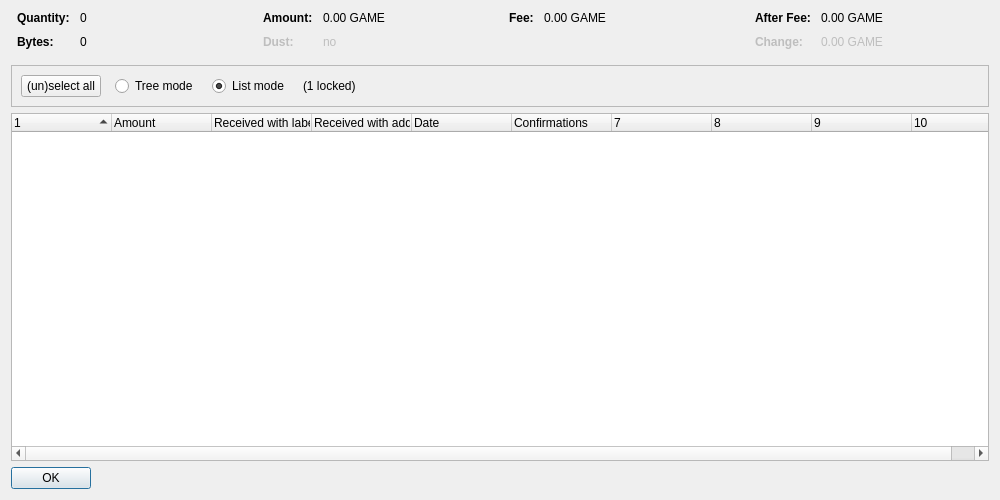
<?xml version="1.0" encoding="UTF-8"?>
<ui version="4.0">
 <class>CoinControlDialog</class>
 <widget class="QDialog" name="CoinControlDialog">
  <property name="geometry">
   <rect>
    <x>0</x>
    <y>0</y>
    <width>1000</width>
    <height>500</height>
   </rect>
  </property>
  <property name="windowTitle">
   <string>Coin Selection</string>
  </property>
  <layout class="QVBoxLayout" name="verticalLayout">
   <item>
    <layout class="QHBoxLayout" name="horizontalLayoutTop" stretch="0,0,0,0">
     <property name="topMargin">
      <number>0</number>
     </property>
     <property name="bottomMargin">
      <number>10</number>
     </property>
     <item>
      <layout class="QFormLayout" name="formLayoutCoinControl1">
       <property name="horizontalSpacing">
        <number>10</number>
       </property>
       <property name="verticalSpacing">
        <number>10</number>
       </property>
       <property name="leftMargin">
        <number>6</number>
       </property>
       <property name="rightMargin">
        <number>6</number>
       </property>
       <item row="0" column="0">
        <widget class="QLabel" name="labelCoinControlQuantityText">
         <property name="font">
          <font>
           <weight>75</weight>
           <bold>true</bold>
          </font>
         </property>
         <property name="text">
          <string>Quantity:</string>
         </property>
        </widget>
       </item>
       <item row="0" column="1">
        <widget class="QLabel" name="labelCoinControlQuantity">
         <property name="cursor">
          <cursorShape>IBeamCursor</cursorShape>
         </property>
         <property name="contextMenuPolicy">
          <enum>Qt::ActionsContextMenu</enum>
         </property>
         <property name="text">
          <string notr="true">0</string>
         </property>
         <property name="textInteractionFlags">
          <set>Qt::LinksAccessibleByMouse|Qt::TextSelectableByKeyboard|Qt::TextSelectableByMouse</set>
         </property>
        </widget>
       </item>
       <item row="1" column="0">
        <widget class="QLabel" name="labelCoinControlBytesText">
         <property name="font">
          <font>
           <weight>75</weight>
           <bold>true</bold>
          </font>
         </property>
         <property name="text">
          <string>Bytes:</string>
         </property>
        </widget>
       </item>
       <item row="1" column="1">
        <widget class="QLabel" name="labelCoinControlBytes">
         <property name="cursor">
          <cursorShape>IBeamCursor</cursorShape>
         </property>
         <property name="contextMenuPolicy">
          <enum>Qt::ActionsContextMenu</enum>
         </property>
         <property name="text">
          <string notr="true">0</string>
         </property>
         <property name="textInteractionFlags">
          <set>Qt::LinksAccessibleByMouse|Qt::TextSelectableByKeyboard|Qt::TextSelectableByMouse</set>
         </property>
        </widget>
       </item>
      </layout>
     </item>
     <item>
      <layout class="QFormLayout" name="formLayoutCoinControl2">
       <property name="horizontalSpacing">
        <number>10</number>
       </property>
       <property name="verticalSpacing">
        <number>10</number>
       </property>
       <property name="leftMargin">
        <number>6</number>
       </property>
       <property name="rightMargin">
        <number>6</number>
       </property>
       <item row="0" column="0">
        <widget class="QLabel" name="labelCoinControlAmountText">
         <property name="font">
          <font>
           <weight>75</weight>
           <bold>true</bold>
          </font>
         </property>
         <property name="text">
          <string>Amount:</string>
         </property>
        </widget>
       </item>
       <item row="0" column="1">
        <widget class="QLabel" name="labelCoinControlAmount">
         <property name="cursor">
          <cursorShape>IBeamCursor</cursorShape>
         </property>
         <property name="contextMenuPolicy">
          <enum>Qt::ActionsContextMenu</enum>
         </property>
         <property name="text">
          <string notr="true">0.00 GAME</string>
         </property>
         <property name="textInteractionFlags">
          <set>Qt::LinksAccessibleByMouse|Qt::TextSelectableByKeyboard|Qt::TextSelectableByMouse</set>
         </property>
        </widget>
       </item>
       <item row="1" column="0">
        <widget class="QLabel" name="labelCoinControlLowOutputText">
         <property name="enabled">
          <bool>false</bool>
         </property>
         <property name="font">
          <font>
           <weight>75</weight>
           <bold>true</bold>
          </font>
         </property>
         <property name="text">
          <string>Dust:</string>
         </property>
        </widget>
       </item>
       <item row="1" column="1">
        <widget class="QLabel" name="labelCoinControlLowOutput">
         <property name="enabled">
          <bool>false</bool>
         </property>
         <property name="cursor">
          <cursorShape>IBeamCursor</cursorShape>
         </property>
         <property name="contextMenuPolicy">
          <enum>Qt::ActionsContextMenu</enum>
         </property>
         <property name="text">
          <string notr="true">no</string>
         </property>
         <property name="textInteractionFlags">
          <set>Qt::LinksAccessibleByMouse|Qt::TextSelectableByKeyboard|Qt::TextSelectableByMouse</set>
         </property>
        </widget>
       </item>
      </layout>
     </item>
     <item>
      <layout class="QFormLayout" name="formLayoutCoinControl3">
       <property name="horizontalSpacing">
        <number>10</number>
       </property>
       <property name="verticalSpacing">
        <number>10</number>
       </property>
       <property name="leftMargin">
        <number>6</number>
       </property>
       <property name="rightMargin">
        <number>6</number>
       </property>
       <item row="0" column="0">
        <widget class="QLabel" name="labelCoinControlFeeText">
         <property name="font">
          <font>
           <weight>75</weight>
           <bold>true</bold>
          </font>
         </property>
         <property name="text">
          <string>Fee:</string>
         </property>
        </widget>
       </item>
       <item row="0" column="1">
        <widget class="QLabel" name="labelCoinControlFee">
         <property name="cursor">
          <cursorShape>IBeamCursor</cursorShape>
         </property>
         <property name="contextMenuPolicy">
          <enum>Qt::ActionsContextMenu</enum>
         </property>
         <property name="text">
          <string notr="true">0.00 GAME</string>
         </property>
         <property name="textInteractionFlags">
          <set>Qt::LinksAccessibleByMouse|Qt::TextSelectableByKeyboard|Qt::TextSelectableByMouse</set>
         </property>
        </widget>
       </item>
      </layout>
     </item>
     <item>
      <layout class="QFormLayout" name="formLayoutCoinControl4">
       <property name="horizontalSpacing">
        <number>10</number>
       </property>
       <property name="verticalSpacing">
        <number>10</number>
       </property>
       <property name="leftMargin">
        <number>6</number>
       </property>
       <property name="rightMargin">
        <number>6</number>
       </property>
       <item row="0" column="0">
        <widget class="QLabel" name="labelCoinControlAfterFeeText">
         <property name="font">
          <font>
           <weight>75</weight>
           <bold>true</bold>
          </font>
         </property>
         <property name="text">
          <string>After Fee:</string>
         </property>
        </widget>
       </item>
       <item row="0" column="1">
        <widget class="QLabel" name="labelCoinControlAfterFee">
         <property name="cursor">
          <cursorShape>IBeamCursor</cursorShape>
         </property>
         <property name="contextMenuPolicy">
          <enum>Qt::ActionsContextMenu</enum>
         </property>
         <property name="text">
          <string notr="true">0.00 GAME</string>
         </property>
         <property name="textInteractionFlags">
          <set>Qt::LinksAccessibleByMouse|Qt::TextSelectableByKeyboard|Qt::TextSelectableByMouse</set>
         </property>
        </widget>
       </item>
       <item row="1" column="0">
        <widget class="QLabel" name="labelCoinControlChangeText">
         <property name="enabled">
          <bool>false</bool>
         </property>
         <property name="font">
          <font>
           <weight>75</weight>
           <bold>true</bold>
          </font>
         </property>
         <property name="text">
          <string>Change:</string>
         </property>
        </widget>
       </item>
       <item row="1" column="1">
        <widget class="QLabel" name="labelCoinControlChange">
         <property name="enabled">
          <bool>false</bool>
         </property>
         <property name="cursor">
          <cursorShape>IBeamCursor</cursorShape>
         </property>
         <property name="contextMenuPolicy">
          <enum>Qt::ActionsContextMenu</enum>
         </property>
         <property name="text">
          <string notr="true">0.00 GAME</string>
         </property>
         <property name="textInteractionFlags">
          <set>Qt::LinksAccessibleByMouse|Qt::TextSelectableByKeyboard|Qt::TextSelectableByMouse</set>
         </property>
        </widget>
       </item>
      </layout>
     </item>
    </layout>
   </item>
   <item>
    <widget class="QFrame" name="frame">
     <property name="minimumSize">
      <size>
       <width>0</width>
       <height>40</height>
      </size>
     </property>
     <property name="frameShape">
      <enum>QFrame::StyledPanel</enum>
     </property>
     <property name="frameShadow">
      <enum>QFrame::Sunken</enum>
     </property>
     <layout class="QHBoxLayout" name="horizontalLayout">
      <item>
       <layout class="QHBoxLayout" name="horizontalLayoutPanel" stretch="0,0,0,0,0">
        <property name="spacing">
         <number>14</number>
        </property>
        <item>
         <widget class="QPushButton" name="pushButtonSelectAll">
          <property name="sizePolicy">
           <sizepolicy hsizetype="Maximum" vsizetype="Fixed">
            <horstretch>0</horstretch>
            <verstretch>0</verstretch>
           </sizepolicy>
          </property>
          <property name="text">
           <string>(un)select all</string>
          </property>
          <property name="autoDefault">
           <bool>false</bool>
          </property>
         </widget>
        </item>
        <item>
         <widget class="QRadioButton" name="radioTreeMode">
          <property name="sizePolicy">
           <sizepolicy hsizetype="Maximum" vsizetype="Fixed">
            <horstretch>0</horstretch>
            <verstretch>0</verstretch>
           </sizepolicy>
          </property>
          <property name="text">
           <string>Tree mode</string>
          </property>
         </widget>
        </item>
        <item>
         <widget class="QRadioButton" name="radioListMode">
          <property name="sizePolicy">
           <sizepolicy hsizetype="Maximum" vsizetype="Fixed">
            <horstretch>0</horstretch>
            <verstretch>0</verstretch>
           </sizepolicy>
          </property>
          <property name="text">
           <string>List mode</string>
          </property>
          <property name="checked">
           <bool>true</bool>
          </property>
         </widget>
        </item>
        <item>
         <widget class="QLabel" name="labelLocked">
          <property name="text">
           <string notr="true">(1 locked)</string>
          </property>
         </widget>
        </item>
        <item>
         <spacer name="horizontalSpacer">
          <property name="orientation">
           <enum>Qt::Horizontal</enum>
          </property>
          <property name="sizeHint" stdset="0">
           <size>
            <width>40</width>
            <height>20</height>
           </size>
          </property>
         </spacer>
        </item>
       </layout>
      </item>
     </layout>
    </widget>
   </item>
   <item>
    <widget class="CoinControlTreeWidget" name="treeWidget">
     <property name="contextMenuPolicy">
      <enum>Qt::CustomContextMenu</enum>
     </property>
     <property name="sortingEnabled">
      <bool>false</bool>
     </property>
     <property name="columnCount">
      <number>10</number>
     </property>
     <attribute name="headerShowSortIndicator" stdset="0">
      <bool>true</bool>
     </attribute>
     <attribute name="headerStretchLastSection">
      <bool>false</bool>
     </attribute>
     <column>
      <property name="text">
       <string/>
      </property>
     </column>
     <column>
      <property name="text">
       <string>Amount</string>
      </property>
     </column>
     <column>
      <property name="text">
       <string>Received with label</string>
      </property>
     </column>
     <column>
      <property name="text">
       <string>Received with address</string>
      </property>
     </column>
     <column>
      <property name="text">
       <string>Date</string>
      </property>
     </column>
     <column>
      <property name="text">
       <string>Confirmations</string>
      </property>
      <property name="toolTip">
       <string>Confirmed</string>
      </property>
     </column>
     <column>
      <property name="text">
       <string/>
      </property>
     </column>
     <column>
      <property name="text">
       <string/>
      </property>
     </column>
     <column>
      <property name="text">
       <string/>
      </property>
     </column>
     <column>
      <property name="text">
       <string/>
      </property>
     </column>
    </widget>
   </item>
   <item>
    <widget class="QDialogButtonBox" name="buttonBox">
     <property name="sizePolicy">
      <sizepolicy hsizetype="Maximum" vsizetype="Fixed">
       <horstretch>0</horstretch>
       <verstretch>0</verstretch>
      </sizepolicy>
     </property>
     <property name="orientation">
      <enum>Qt::Horizontal</enum>
     </property>
     <property name="standardButtons">
      <set>QDialogButtonBox::Ok</set>
     </property>
    </widget>
   </item>
  </layout>
 </widget>
 <customwidgets>
  <customwidget>
   <class>CoinControlTreeWidget</class>
   <extends>QTreeWidget</extends>
   <header>coincontroltreewidget.h</header>
  </customwidget>
 </customwidgets>
 <resources/>
 <connections/>
</ui>
